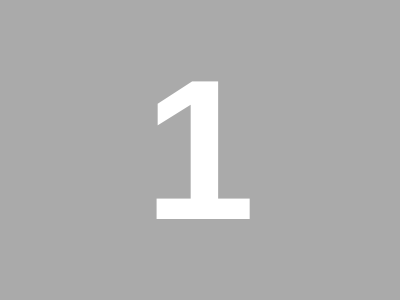
<?xml version="1.0" encoding="UTF-8"?>
<ui version="4.0">
 <class>MonitorIdForm</class>
 <widget class="QWidget" name="MonitorIdForm">
  <property name="geometry">
   <rect>
    <x>0</x>
    <y>0</y>
    <width>400</width>
    <height>300</height>
   </rect>
  </property>
  <property name="sizePolicy">
   <sizepolicy hsizetype="Minimum" vsizetype="Minimum">
    <horstretch>0</horstretch>
    <verstretch>0</verstretch>
   </sizepolicy>
  </property>
  <property name="windowTitle">
   <string>MonitorIdForm</string>
  </property>
  <property name="windowOpacity">
   <double>1.000000000000000</double>
  </property>
  <property name="styleSheet">
   <string notr="true">background: #aaa</string>
  </property>
  <layout class="QGridLayout" name="gridLayout">
   <item row="1" column="0">
    <spacer name="horizontalSpacer">
     <property name="orientation">
      <enum>Qt::Horizontal</enum>
     </property>
     <property name="sizeHint" stdset="0">
      <size>
       <width>40</width>
       <height>20</height>
      </size>
     </property>
    </spacer>
   </item>
   <item row="1" column="1">
    <widget class="QLabel" name="label">
     <property name="font">
      <font>
       <pointsize>150</pointsize>
       <weight>75</weight>
       <bold>true</bold>
      </font>
     </property>
     <property name="styleSheet">
      <string notr="true">color: #fff</string>
     </property>
     <property name="text">
      <string>1</string>
     </property>
    </widget>
   </item>
   <item row="1" column="2">
    <spacer name="horizontalSpacer_2">
     <property name="orientation">
      <enum>Qt::Horizontal</enum>
     </property>
     <property name="sizeHint" stdset="0">
      <size>
       <width>40</width>
       <height>20</height>
      </size>
     </property>
    </spacer>
   </item>
   <item row="0" column="1">
    <spacer name="verticalSpacer">
     <property name="orientation">
      <enum>Qt::Vertical</enum>
     </property>
     <property name="sizeHint" stdset="0">
      <size>
       <width>20</width>
       <height>40</height>
      </size>
     </property>
    </spacer>
   </item>
   <item row="2" column="1">
    <spacer name="verticalSpacer_2">
     <property name="orientation">
      <enum>Qt::Vertical</enum>
     </property>
     <property name="sizeHint" stdset="0">
      <size>
       <width>20</width>
       <height>40</height>
      </size>
     </property>
    </spacer>
   </item>
  </layout>
 </widget>
 <resources/>
 <connections/>
</ui>
